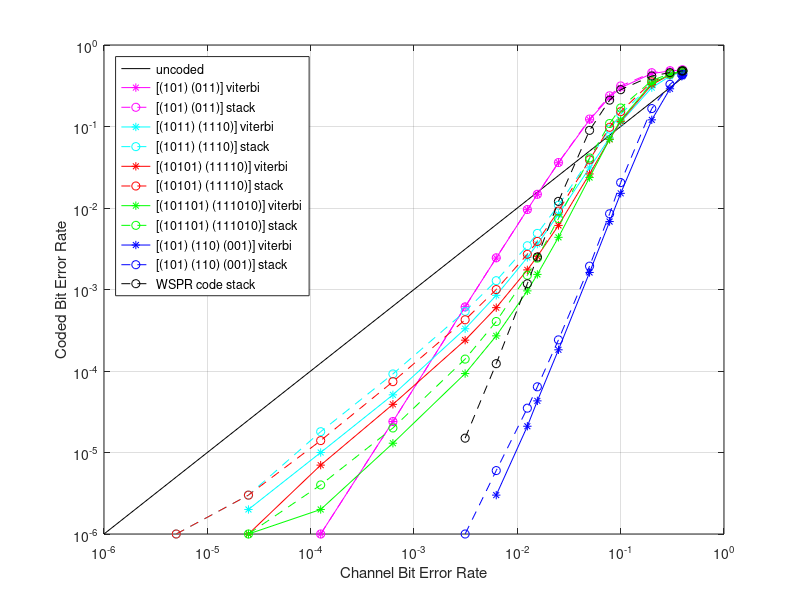

MATLAB code to generate this figure:
% viterbi simulation results - 800.000.000 bits per error rate, block length: 40
% code P0 = (1, 0, 1), P1 = (0, 1, 1)
ber_coded_a = [0.000000 0.000000 0.000000 0.000001 0.000024 0.000616 0.002431 0.009545 0.014733 0.035913 0.120755 0.227862 0.298730 0.445908 0.480994 0.493111 0.493863];
% code P0 = (1, 0, 1, 1), P1 = (1, 1, 1, 0)
ber_coded_b = [0.000000 0.000000 0.000002 0.000010 0.000051 0.000330 0.000848 0.002472 0.003602 0.008331 0.031064 0.072438 0.112608 0.299624 0.414149 0.465758 0.469379];
% code P0 = (1, 0, 1, 0, 1) P1 = (1, 1, 1, 1, 0)
ber_coded_c = [0.000000 0.000000 0.000001 0.000007 0.000039 0.000239 0.000599 0.001741 0.002551 0.006114 0.026200 0.069603 0.115543 0.326379 0.430994 0.472725 0.475711];
% code P0 = (1, 0, 1, 1, 0, 1) P1 = (1, 1, 1, 0, 1, 0)
ber_coded_d = [0.000000 0.000000 0.000001 0.000002 0.000013 0.000093 0.000270 0.000962 0.001532 0.004366 0.023669 0.069840 0.119863 0.338624 0.435971 0.473404 0.476187];
% code P0 = (1, 0, 1), P1 = (1, 1, 0), P2 = (0, 0, 1)
ber_coded_e = [0.000000 0.000000 0.000000 0.000000 0.000000 0.000000 0.000003 0.000021 0.000043 0.000182 0.001618 0.006817 0.015133 0.120716 0.290245 0.413025 0.422798];
ber_uncoded = [0.000001 0.000005 0.000025 0.000125 0.000625 0.003125 0.006250 0.012500 0.015625 0.025000 0.050000 0.078125 0.100000 0.200000 0.300000 0.390625 0.400000];

% stack simulation results - 800.000.000 bits per error rate, block length: 40
% code P0 = (1, 0, 1), P1 = (0, 1, 1)
ber_coded_a_stack = [0.000000 0.000000 0.000000 0.000001 0.000024 0.000611 0.002450 0.009575 0.014738 0.036107 0.123412 0.237964 0.314265 0.457265 0.484362 0.493996 0.494693];
% code P0 = (1, 0, 1, 1), P1 = (1, 1, 1, 0)
ber_coded_b_stack = [0.000000 0.000001 0.000003 0.000018 0.000092 0.000540 0.001283 0.003442 0.004879 0.010804 0.039879 0.092896 0.141463 0.331990 0.431215 0.474183 0.477229];
% code P0 = (1, 0, 1, 0, 1) P1 = (1, 1, 1, 1, 0)
ber_coded_c_stack = [0.000000 0.000001 0.000003 0.000014 0.000074 0.000425 0.000999 0.002704 0.003889 0.009174 0.039028 0.097761 0.152232 0.352449 0.440476 0.476064 0.478641];
% code P0 = (1, 0, 1, 1, 0, 1) P1 = (1, 1, 1, 0, 1, 0)
ber_coded_d_stack = [0.000000 0.000000 0.000001 0.000004 0.000020 0.000140 0.000405 0.001496 0.002428 0.007415 0.041130 0.108750 0.168769 0.367061 0.445325 0.476898 0.479283];
% code P0 = (1, 0, 1), P1 = (1, 1, 0), P2 = (0, 0, 1)
ber_coded_e_stack = [0.000000 0.000000 0.000000 0.000000 0.000000 0.000001 0.000006 0.000035 0.000064 0.000241 0.001934 0.008495 0.020512 0.165905 0.329443 0.430206 0.438133];
% code P0 = (10001010110010100000101101001111) P1 = (11100010001111001000011000100111)
% 800.000.000 bits for p <= 0.025, 80.000.000 bits for p > 0.025
ber_coded_f_stack = [0.000000 0.000000 0.000000 0.000000 0.000000 0.000015 0.000123 0.001176 0.002505 0.012061 0.089690 0.210563 0.282880 0.416891 0.458190 0.479715 0.481470];

plot(ber_uncoded, ber_uncoded, '-k', 'DisplayName', 'uncoded');
hold  all;
plot(ber_uncoded, ber_coded_a, '-*m', 'DisplayName', '[(101) (011)] viterbi');
plot(ber_uncoded, ber_coded_a_stack, '--om', 'DisplayName', '[(101) (011)] stack');
plot(ber_uncoded, ber_coded_b, '-*c', 'DisplayName', '[(1011) (1110)] viterbi');
plot(ber_uncoded, ber_coded_b_stack, '--oc', 'DisplayName', '[(1011) (1110)] stack');
plot(ber_uncoded, ber_coded_c, '-*r', 'DisplayName', '[(10101) (11110)] viterbi');
plot(ber_uncoded, ber_coded_c_stack, '--or', 'DisplayName', '[(10101) (11110)] stack');
plot(ber_uncoded, ber_coded_d, '-*g', 'DisplayName', '[(101101) (111010)] viterbi');
plot(ber_uncoded, ber_coded_d_stack, '--og', 'DisplayName', '[(101101) (111010)] stack');
plot(ber_uncoded, ber_coded_e, '-*b', 'DisplayName', '[(101) (110) (001)] viterbi');
plot(ber_uncoded, ber_coded_e_stack, '--ob', 'DisplayName', '[(101) (110) (001)] stack');
plot(ber_uncoded, ber_coded_f_stack, '--ok', 'DisplayName', 'WSPR code stack');
grid on;
set(gca, 'YScale', 'log');
set(gca, 'XScale', 'log');
xlabel('Channel Bit Error Rate');
ylabel('Coded Bit Error Rate');
legend('Location', 'northwest');
